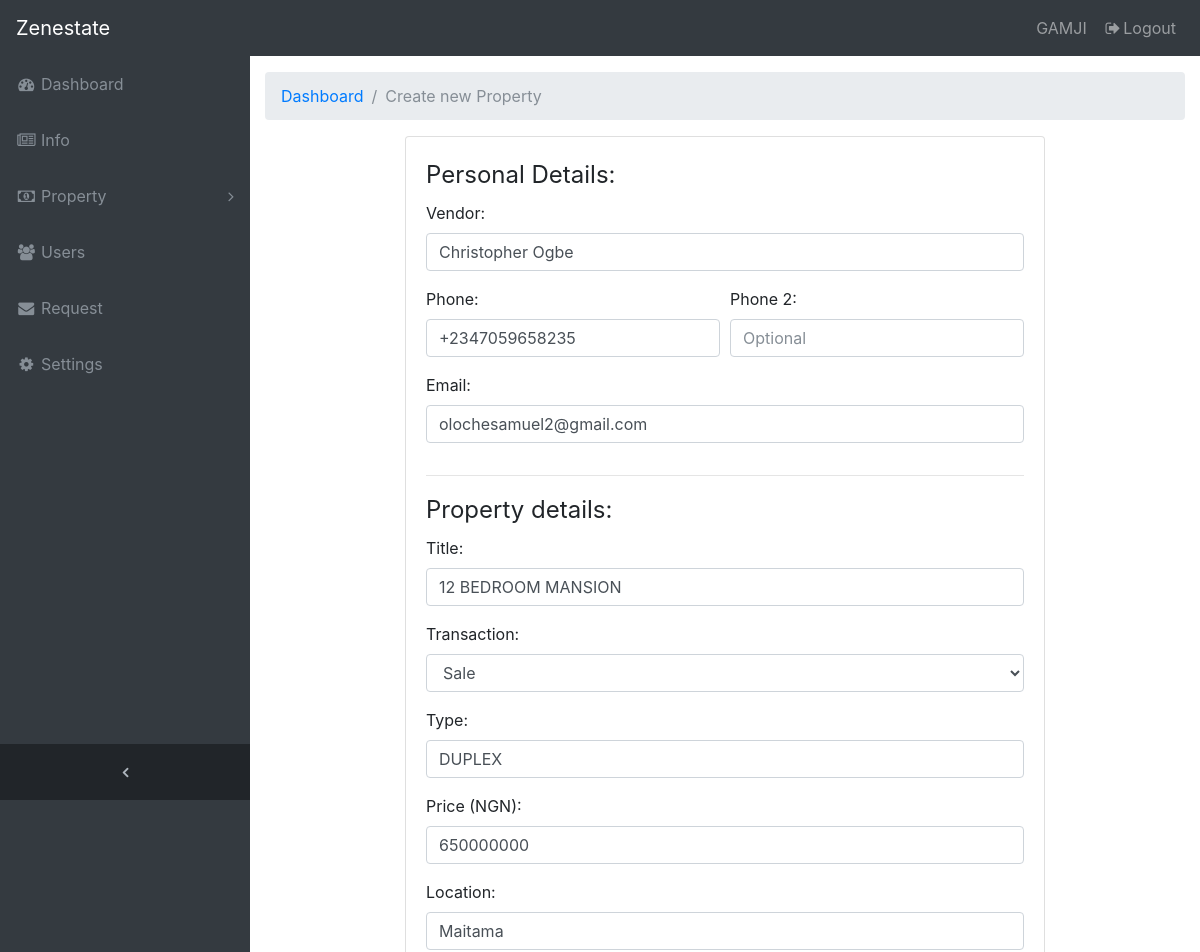
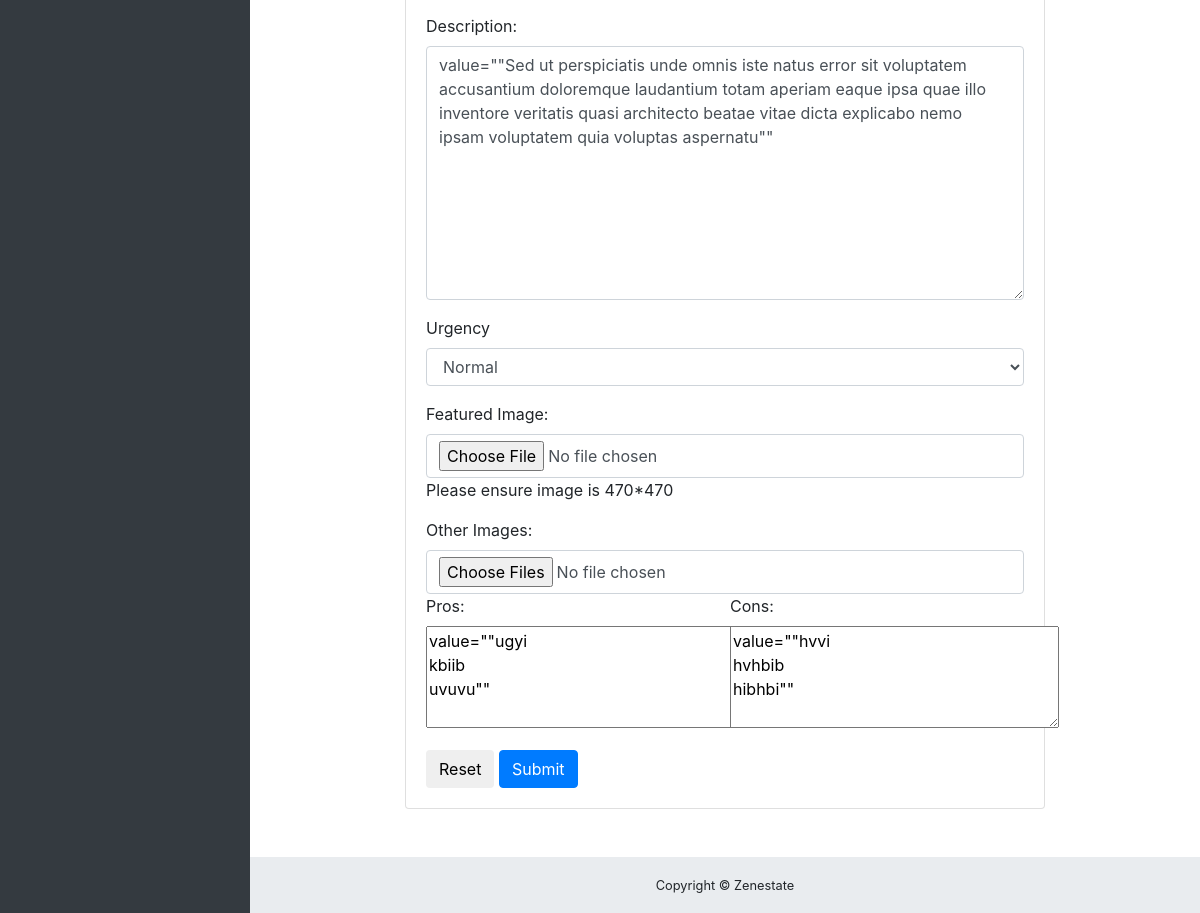
Page /admin/update_property.php?edit=2 (signed in) on the committed database (2 pictures, top to bottom).
### tables this page shows
CREATE TABLE `properties` (
  `id` int(11) NOT NULL,
  `title` varchar(100) NOT NULL,
  `property_type` varchar(100) NOT NULL,
  `description` longtext NOT NULL,
  `location` text NOT NULL,
  `country` varchar(500) NOT NULL,
  `price` int(11) NOT NULL,
  `pros` text NOT NULL,
  `cons` text NOT NULL,
  `vendor` varchar(80) NOT NULL,
  `phone` varchar(20) NOT NULL,
  `phone2` varchar(20) NOT NULL,
  `email` varchar(60) NOT NULL,
  `fimage` longtext NOT NULL,
  `images` longblob NOT NULL,
  `transaction_state` varchar(100) NOT NULL,
  `urgency` varchar(100) NOT NULL,
  `property_state` varchar(40) NOT NULL,
  `created` timestamp NOT NULL DEFAULT CURRENT_TIMESTAMP
);

### admin/update_property.php (the view, shortened to what this page needs)
<?php
include("header.php");
if (isset($_GET['edit'])) {
    $id = $_GET['edit'];
    $sql = "SELECT * FROM properties WHERE id='$id'";
    $user = mysqli_query($connection, $sql);
      if (count($user) == 1 ) {
        $n = mysqli_fetch_array($user, MYSQLI_ASSOC);
        $id = $n["id"];
        $cons = $n['cons'];
        $description = $n['description'];
        $email = $n['email'];
        $location = $n['location'];
        $phone = $n['phone'];
        $phone2 = $n['phone2'];
        $price = $n['price'];
        $property_type = $n['property_type'];
        $pros = $n['pros'];
        $title = $n['title'];
        $vendor = $n['vendor'];
      }else{
        echo "Something is wrong";
      }
  }
?>
<div class="content-wrapper">
    <div class="container-fluid">
      <ol class="breadcrumb">
        <li class="breadcrumb-item">
          <a href="index.php">Dashboard</a>
        </li>
        <li class="breadcrumb-item active">Create new Property</li>
      </ol>
      <div class="row">
        <div class="col-12">
          <div class="card card-register mx-auto mb-5">
            <div class="card-body">
                <form action="../functions/update_property.php?sn=<?php echo $id; ?>" method="post" id="upload_multiple_images" enctype='multipart/form-data'>
                    <fieldset>
                        <legend>Personal Details:</legend>
                        <div class="form-group">
                            <label for="">Vendor:</label>
                            <input type="text" name="name" value="<?php echo $vendor; ?>" class="form-control">
                        </div>
                        <div class="form-group">
                            <div class="form-row">
                                <div class="col-md-6">
                                    <label for="">Phone:</label>
                                    <input type="tel" name="phone" value="<?php echo $phone; ?>" id="" class="form-control">
                                </div>
                                <div class="col-md-6">
                                    <label for="">Phone 2:</label>
                                    <input type="tel" name="phone2" id="" value="<?php echo $phone2; ?>" placeholder="Optional" class="form-control">
                                </div>
                            </div>
                        </div>
                        <div class="form-group">
                            <label for="">Email:</label>
                            <input type="email" name="email" value="<?php echo $email; ?>" id="" class="form-control">
                        </div>
                    </fieldset>
                    <hr>
                    <fieldset>
                        <legend>Property details:</legend>
                        <div class="form-group">
                            <label for="">Title:</label>
                            <input type="text" name="title" value="<?php echo $title; ?>" id="" class="form-control">
                        </div>
                        <div class="form-group">
                            <label for="">Transaction:</label>
                            <select name="stype" id="" class="form-control">
                                <option value="sell">Sale</option>
                            </select>
                        </div>
                        <div class="form-group">
                            <label for="">Type:</label>
                            <input type="text" name="ptype" value="<?php echo $property_type; ?>" id="" class="form-control">
                        </div>
                        <div class="form-group">
                            <label for="">Price (NGN):</label>
                            <input type="number" name="price" value="<?php echo $price; ?>" id="" class="form-control">
                        </div>
                        <div class="form-group">
                            <label for="">Location:</label>
                            <input type="text" name="location" value="<?php echo $location; ?>" id="" class="form-control">
                        </div>
                        <div class="form-group">
                            <label for="">Description:</label>
                            <textarea name="description" class="form-control" id="" cols="30" rows="10">value="<?php echo $description; ?>"</textarea>
                        </div>
                        <div class="form-group">
                            <label for="">Urgency</label>
                            <select name="urgency" id="" class="form-control">
                                <option value="Normal">Normal</option>
                            </select>
                        </div>
                        <div class="form-group">
                            <label for="">Featured Image:</label>
                            <input type="file" name="fimage" id="" class="form-control" accept=".jpg, .png, .gif">
                            <span>Please ensure image is 470*470</span>
                        </div>
                        <div class="form-group">
                            <div class="form-row">
                                <div class="col-md-12">
                                    <label for="">Other Images:</label>
                                    <input type="file" name="image[]" id="image" class="form-control" multiple accept=".jpg, .png, .gif">
                                </div>
                                <div class="col-md-6">
                                    <label for="">Pros:</label>
                                    <textarea name="pros" id="" placeholder="Selling point" cols="30" rows="4">value="<?php echo $pros; ?>"</textarea>
                                </div>
                                <div class="col-md-6">
                                    <label for="">Cons:</label>
                                    <textarea name="cons" id="" placeholder="Possible factors customer may find displeasing" cols="30" rows="4">value="<?php echo $cons; ?>"</textarea>
                                </div>
                            </div>
                        </div>
                    </fieldset>
                    <button type="reset" class="btn btn-default">Reset</button>
                    <button type="submit" class="btn btn-primary">Submit</button>
                </form>
            </div>
          </div>
        </div>
      </div>
</div>
<?php
include("footer.php");
?>

### admin/css/sb-admin.css (style rules this page uses)
html { position: relative; min-height: 100%; }
body { overflow-x: hidden; }
body.sticky-footer { margin-bottom: 56px; }
body.sticky-footer .content-wrapper { min-height: calc(100vh - 56px - 56px); }
body.fixed-nav { padding-top: 56px; }
.content-wrapper { min-height: calc(100vh - 56px); padding-top: 1rem; }
.content-wrapper { overflow-x: hidden; background: white; }
@media (min-width: 992px) { .content-wrapper { margin-left: 250px; } }
.card-register { max-width: 40rem; }

### rows in the picture
properties: name "Christopher Ogbe", phone "+2347059658235", email "olochesamuel2@gmail.com", title "12 BEDROOM MANSION", ptype "DUPLEX", price "650000000", location "Maitama", description "value=\"\"Sed ut perspiciatis unde omnis iste natus error sit voluptatem accusantium doloremque laudantium totam aperiam eaque ipsa quae illo inventore veritatis quasi architecto beatae vitae dicta explicabo nemo ipsam voluptatem quia voluptas aspernatu\"\"", pros "value=\"\"ugyi kbiib uvuvu\"\"", cons "value=\"\"hvvi hvhbib hibhbi\"\""

### other values in the picture
$_SESSION['username'] "GAMJI"
